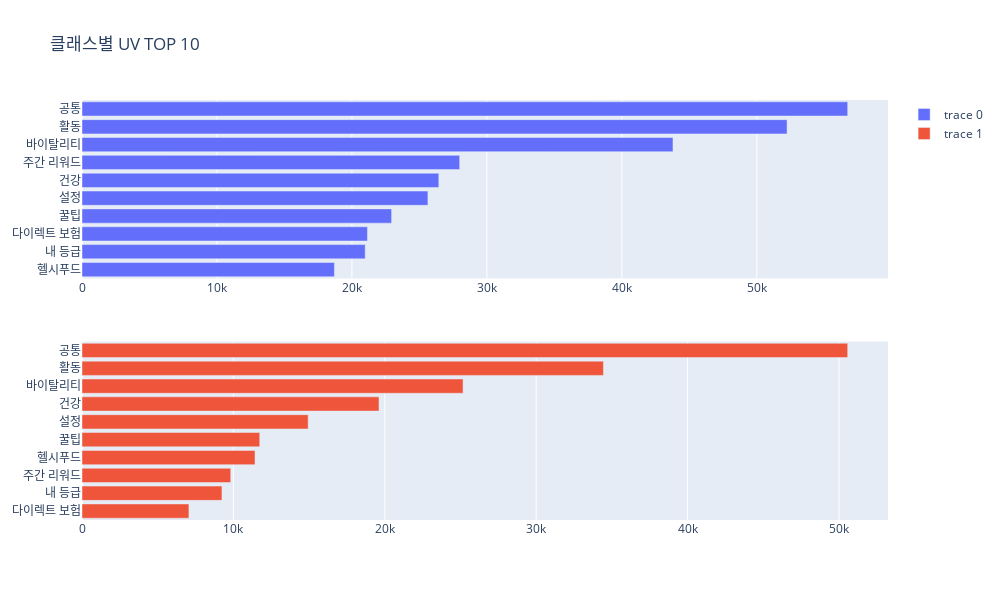

Here is the notebook cell this chart was saved with:
### Markdown cell above
### 1-2. 카테고리별 UV

### Code cell
# 카테고리별 월별 UV (방문여부)

# 월별 카테고리별 class별 UV수
category_df = df[['카테고리1', 'month', 'class', 'PartyId']].groupby(['month', '카테고리1', 'class'], as_index=True)['PartyId'].nunique().to_frame()
category_df.columns=['순페이지수']

# 카테고리별 월 평균 UV
category_df = category_df.reset_index()
category_df = category_df.groupby(['카테고리1','class'], as_index=True).mean().round(1)
category_df = category_df.reset_index()

# 클래스별 TOP K Visualization 
k = 10
col = '순페이지수'

fig = make_subplots(rows=2, cols=1)
for i in range(1,3):
    cl = i-1
    tmp_df = category_df[category_df['class']==cl]
    rank_df = tmp_df.sort_values(by=[col], ascending=False)[:k]
    rank_df = rank_df.sort_values(by=[col])

    fig.append_trace(go.Bar(
        x=rank_df[col].values,
        y=rank_df['카테고리1'].values,
        orientation='h'
    ), row=i, col=1)

fig.update_layout(height=600, width=1000, title_text="클래스별 UV TOP "+str(k))
fig.show()

### Figure 1 — Plotly figure (JSON) as saved in the notebook; plotly's stock layout.template omitted (floating-point values rounded to 4 significant figures)
{"data": [{"orientation": "h", "type": "bar", "x": [18700.0, 20984, 21150.0, 22941, 25630.0, 26440.0, 27980.0, 43790.0, 52240.0, 56730.0], "xaxis": "x", "y": ["헬시푸드", "내 등급", "다이렉트 보험", "꿀팁", "설정", "건강", "주간 리워드", "바이탈리티", "활동", "공통"], "yaxis": "y"}, {"orientation": "h", "type": "bar", "x": [7062, 9244, 9822.0, 11430.0, 11740.0, 14939, 19620.0, 25170.0, 34441, 50575], "xaxis": "x2", "y": ["다이렉트 보험", "내 등급", "주간 리워드", "헬시푸드", "꿀팁", "설정", "건강", "바이탈리티", "활동", "공통"], "yaxis": "y2"}], "layout": {"height": 600, "title": {"text": "클래스별 UV TOP 10"}, "width": 1000, "xaxis": {"anchor": "y", "autorange": true, "domain": [0, 1], "range": [0, 59720.0], "type": "linear"}, "xaxis2": {"anchor": "y2", "autorange": true, "domain": [0, 1], "range": [0, 53240.0], "type": "linear"}, "yaxis": {"anchor": "x", "autorange": true, "domain": [0.575, 1], "range": [-0.5, 9.5], "type": "category"}, "yaxis2": {"anchor": "x2", "autorange": true, "domain": [0, 0.425], "range": [-0.5, 9.5], "type": "category"}}}
